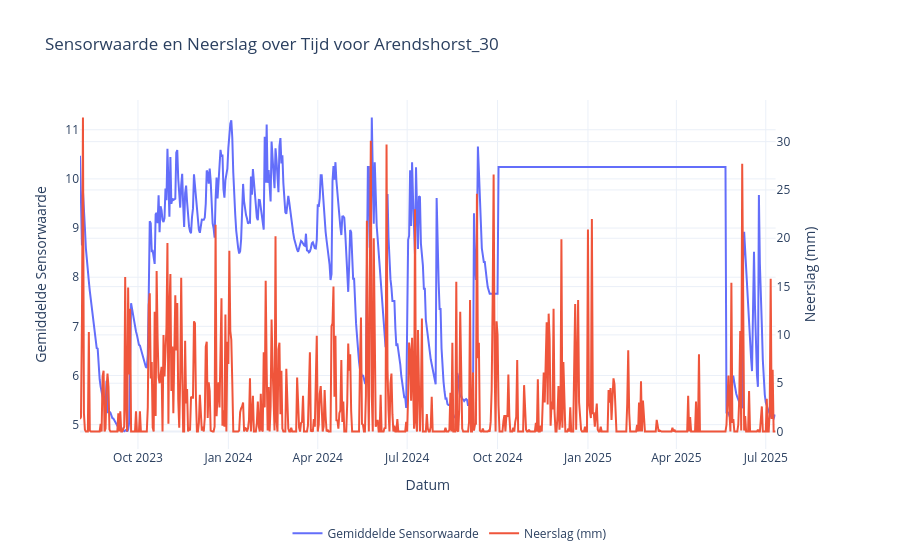
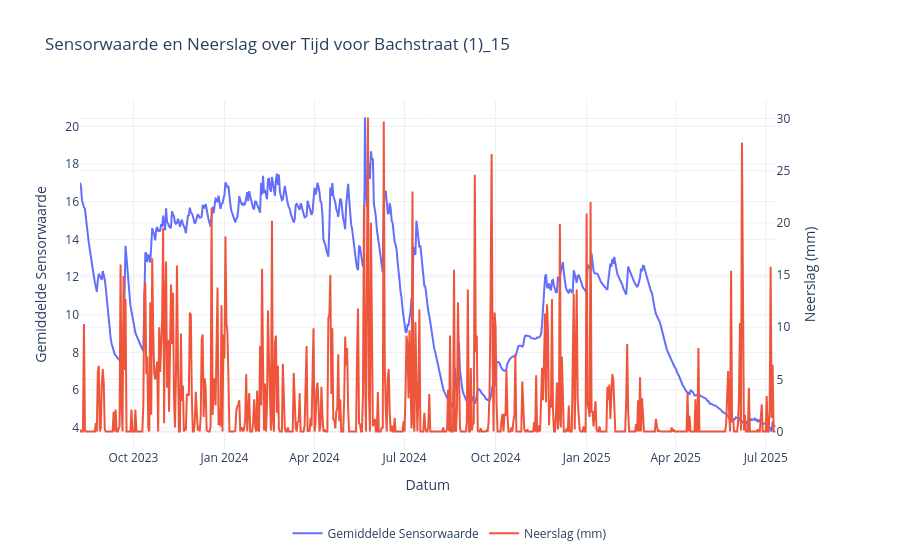
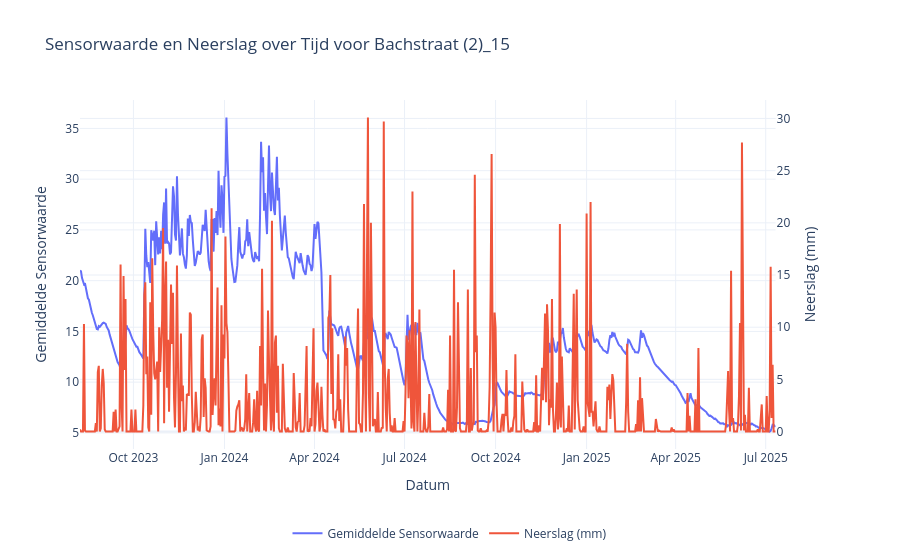
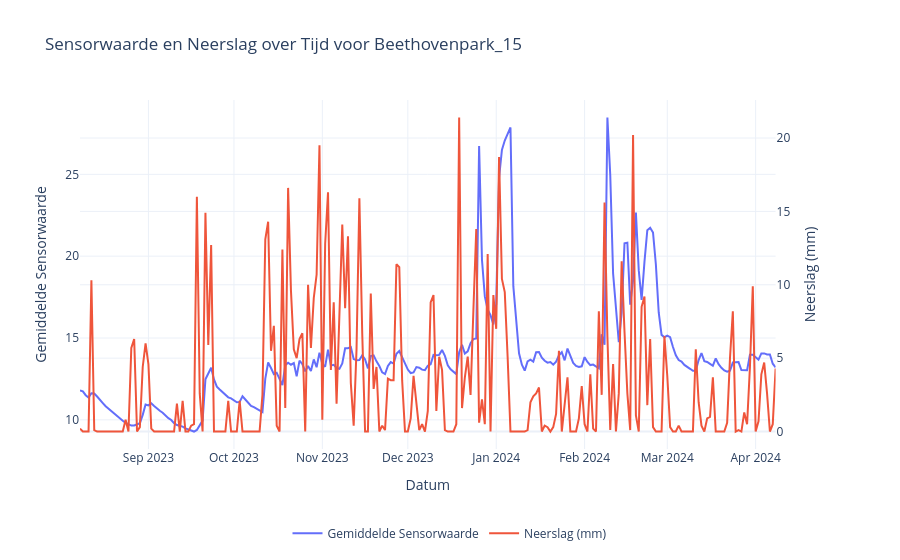

Source (notebook cell) for these figures, in order:
### Code cell
# Zorg ervoor dat 'datum' een datetime-formaat heeft
df['datum'] = pd.to_datetime(df['datum'])

# Maak een lijst met unieke locaties
locaties = df['locatie'].unique()

# Loop door elke locatie en plot de grafiek
for locatie in locaties:
    # Filter de data voor de huidige locatie
    data_locatie = df[df['locatie'] == locatie]

    # Sorteer data op datum voor een consistente tijdsreeks
    data_locatie = data_locatie.sort_values('datum')

    # Begin met het aanmaken van een subplot met twee y-assen
    fig = make_subplots(specs=[[{"secondary_y": True}]])

    # Voeg de sensorwaarde toe aan de primaire y-as
    fig.add_trace(
        go.Scatter(
            x=data_locatie['datum'], y=data_locatie['s'], name='Gemiddelde Sensorwaarde'),
        secondary_y=False,
    )

    # Voeg de neerslag toe aan de secundaire y-as
    fig.add_trace(
        go.Scatter(x=data_locatie['datum'],
                   y=data_locatie['n'], name='Neerslag (mm)'),
        secondary_y=True,
    )

    # Labels en titel toevoegen
    fig.update_xaxes(title_text="Datum")
    fig.update_yaxes(title_text="Gemiddelde Sensorwaarde", secondary_y=False)
    fig.update_yaxes(title_text="Neerslag (mm)", secondary_y=True)

    fig.update_layout(
        title_text=f"Sensorwaarde en Neerslag over Tijd voor {locatie}",
        template="plotly_white",
        legend=dict(
            orientation="h",
            yanchor="top",
            y=-0.2,  # Plaatst de legenda onder de grafiek
            xanchor="center",
            x=0.5
        )
    )

    # Toon de grafiek
    fig.show()

    # fig.write_image(f"../final_documentatie/figuren/{locatie}.png")

### Figure 1 — Plotly figure (JSON) as saved in the notebook; plotly's stock layout.template omitted (floating-point values rounded to 4 significant figures; data arrays with more than 128 entries replaced by an {"elided": "..."} marker saying what was removed)
{"data": [{"name": "Gemiddelde Sensorwaarde", "type": "scatter", "x": {"elided": "709 str values"}, "xaxis": "x", "y": {"elided": "709 float values"}, "yaxis": "y"}, {"name": "Neerslag (mm)", "type": "scatter", "x": {"elided": "709 str values"}, "xaxis": "x", "y": {"elided": "709 float values"}, "yaxis": "y2"}], "layout": {"legend": {"orientation": "h", "x": 0.5, "xanchor": "center", "y": -0.2, "yanchor": "top"}, "title": {"text": "Sensorwaarde en Neerslag over Tijd voor Arendshorst_30"}, "xaxis": {"anchor": "y", "domain": [0, 0.94], "title": {"text": "Datum"}}, "yaxis": {"anchor": "x", "domain": [0, 1], "title": {"text": "Gemiddelde Sensorwaarde"}}, "yaxis2": {"anchor": "x", "overlaying": "y", "side": "right", "title": {"text": "Neerslag (mm)"}}}}

### Figure 2 — Plotly figure (JSON) as saved in the notebook; plotly's stock layout.template omitted (floating-point values rounded to 4 significant figures; data arrays with more than 128 entries replaced by an {"elided": "..."} marker saying what was removed)
{"data": [{"name": "Gemiddelde Sensorwaarde", "type": "scatter", "x": {"elided": "704 str values"}, "xaxis": "x", "y": {"elided": "704 float values"}, "yaxis": "y"}, {"name": "Neerslag (mm)", "type": "scatter", "x": {"elided": "704 str values"}, "xaxis": "x", "y": {"elided": "704 float values"}, "yaxis": "y2"}], "layout": {"legend": {"orientation": "h", "x": 0.5, "xanchor": "center", "y": -0.2, "yanchor": "top"}, "title": {"text": "Sensorwaarde en Neerslag over Tijd voor Bachstraat (1)_15"}, "xaxis": {"anchor": "y", "domain": [0, 0.94], "title": {"text": "Datum"}}, "yaxis": {"anchor": "x", "domain": [0, 1], "title": {"text": "Gemiddelde Sensorwaarde"}}, "yaxis2": {"anchor": "x", "overlaying": "y", "side": "right", "title": {"text": "Neerslag (mm)"}}}}

### Figure 3 — Plotly figure (JSON) as saved in the notebook; plotly's stock layout.template omitted (floating-point values rounded to 4 significant figures; data arrays with more than 128 entries replaced by an {"elided": "..."} marker saying what was removed)
{"data": [{"name": "Gemiddelde Sensorwaarde", "type": "scatter", "x": {"elided": "704 str values"}, "xaxis": "x", "y": {"elided": "704 float values"}, "yaxis": "y"}, {"name": "Neerslag (mm)", "type": "scatter", "x": {"elided": "704 str values"}, "xaxis": "x", "y": {"elided": "704 float values"}, "yaxis": "y2"}], "layout": {"legend": {"orientation": "h", "x": 0.5, "xanchor": "center", "y": -0.2, "yanchor": "top"}, "title": {"text": "Sensorwaarde en Neerslag over Tijd voor Bachstraat (2)_15"}, "xaxis": {"anchor": "y", "domain": [0, 0.94], "title": {"text": "Datum"}}, "yaxis": {"anchor": "x", "domain": [0, 1], "title": {"text": "Gemiddelde Sensorwaarde"}}, "yaxis2": {"anchor": "x", "overlaying": "y", "side": "right", "title": {"text": "Neerslag (mm)"}}}}

### Figure 4 — Plotly figure (JSON) as saved in the notebook; plotly's stock layout.template omitted (floating-point values rounded to 4 significant figures; data arrays with more than 128 entries replaced by an {"elided": "..."} marker saying what was removed)
{"data": [{"name": "Gemiddelde Sensorwaarde", "type": "scatter", "x": {"elided": "245 str values"}, "xaxis": "x", "y": {"elided": "245 float values"}, "yaxis": "y"}, {"name": "Neerslag (mm)", "type": "scatter", "x": {"elided": "245 str values"}, "xaxis": "x", "y": {"elided": "245 float values"}, "yaxis": "y2"}], "layout": {"legend": {"orientation": "h", "x": 0.5, "xanchor": "center", "y": -0.2, "yanchor": "top"}, "title": {"text": "Sensorwaarde en Neerslag over Tijd voor Beethovenpark_15"}, "xaxis": {"anchor": "y", "domain": [0, 0.94], "title": {"text": "Datum"}}, "yaxis": {"anchor": "x", "domain": [0, 1], "title": {"text": "Gemiddelde Sensorwaarde"}}, "yaxis2": {"anchor": "x", "overlaying": "y", "side": "right", "title": {"text": "Neerslag (mm)"}}}}
